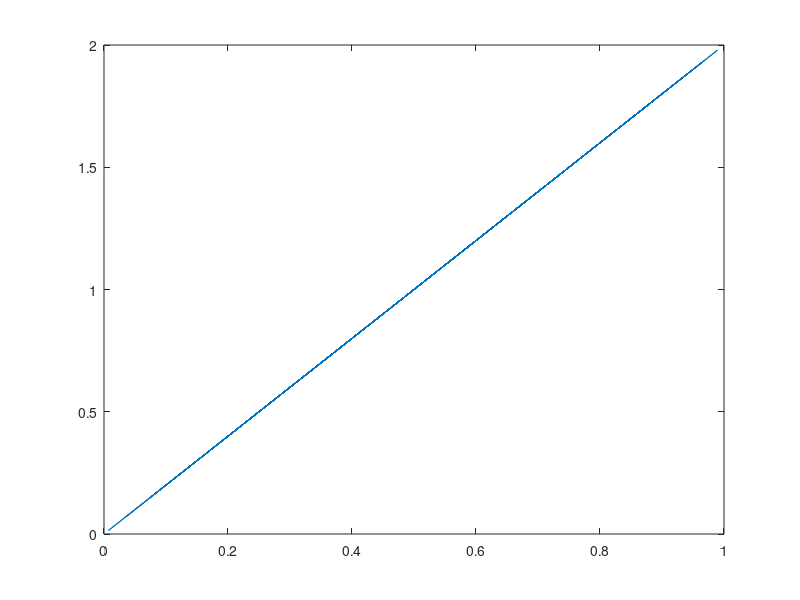

Recreate this plot in MATLAB. (Note: this script raises an error after producing the figure.)
%% ML - Preidct the double of a value using linear regression

%% ==================== Initialization ====================

% Clear and Close Figures
clear ; close all; clc

% Generate a training set (vector) of 10 values
X = rand(100,1);
y = X*2;
m = length(X);

% Initialize the parameters(theta) to zero
theta = zeros(2,1);

% Add a 0 column to X
X = [ones(m,1) X];

% Plot data
figure(1);
title ("Arbitrary title");
xlabel ("X");
ylabel ("y (double X)");
f1_legends = ["original"];
plot(X(:,2),y);

%% ==================== Cost function ====================

% Compute the initial Cost
J = costFunction(X,y,theta);
fprintf("Computing initial cost...\n");
fprintf("%f\n\n",  J);
f2_legends = "";

%% ==================== Gradient descent ====================

fprintf('Running Gradient Descent ...\n')
alpha = [0.05 0.1 0.3 0.5 0.55 0.60 0.65 0.70];
num_iters = 100;

for i=1:length(alpha)
    
    [theta,J_history] = gradientDescent(X,y,theta,alpha(i),num_iters);
    fprintf("Theta found by gradient descent (alpha=%.2f): %.5f, %.5f˙\n", alpha(i), theta(1),theta(2));

    % Plot the linear fit
    figure(1);
    hold on;
    plot(X(:,2),(X*theta));
    f1_legends = [f1_legends;mat2str(alpha(i))];
    legend(f1_legends);

    % Plot cost history
    figure(2);
    hold on;
    plot(J_history(:,1),J_history(:,2));
    f2_legends = [f2_legends;mat2str(alpha(i))];
    legend(f2_legends);
end

% predictions
fprintf("\n");
fprintf("For value 12.3,  we predict a result of %f\n",  [1 12.3] * theta);
fprintf("For value 5,  we predict a result of %f\n",  [1 5] * theta);
